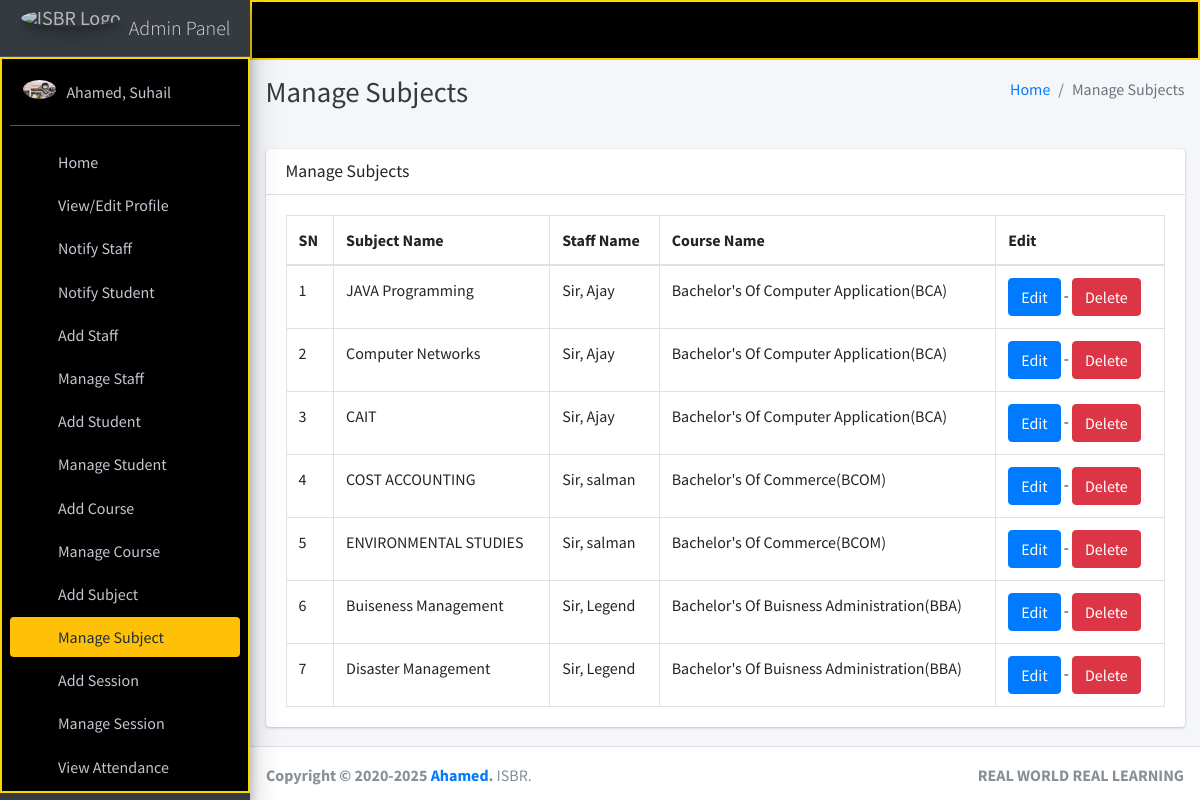
Page /subject/manage/ (signed in) on the earlier database version.
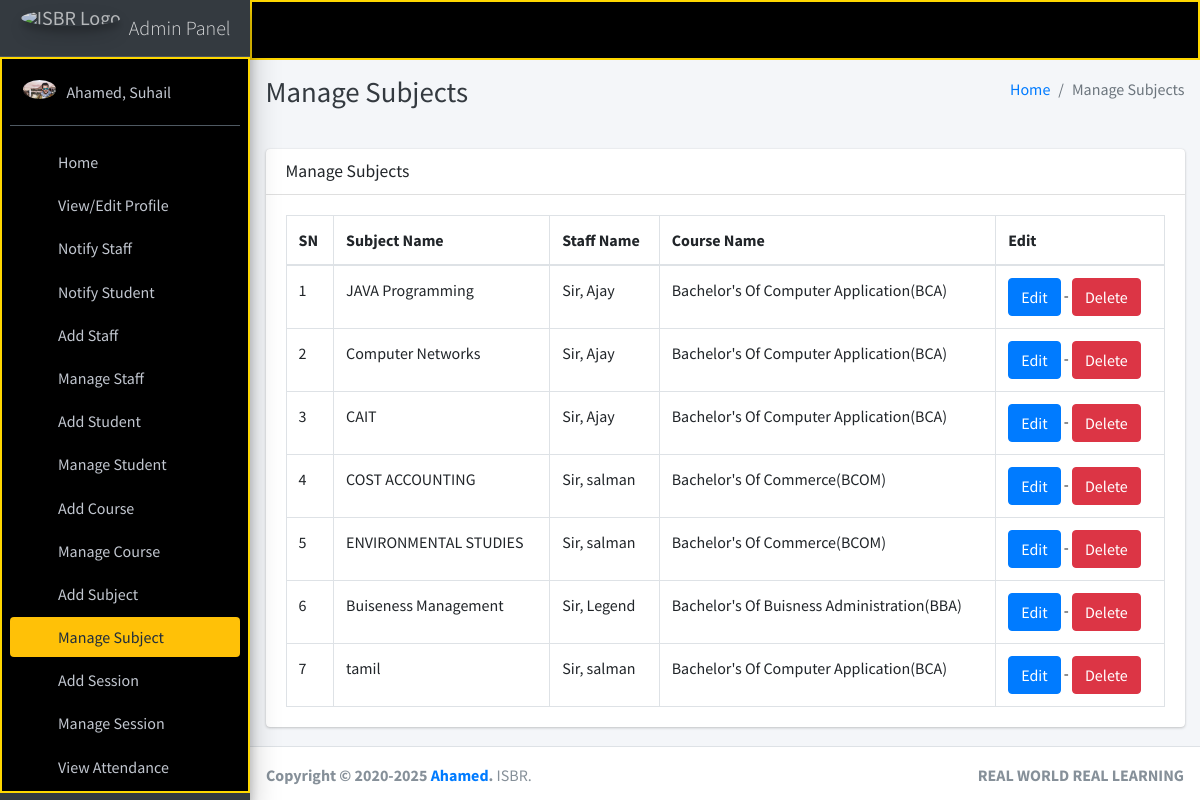
Same page on the later database version.
### main_app/models.py (models this page shows, shortened)
class Subject(models.Model):
    name = models.CharField(max_length=120)
    staff = models.ForeignKey(Staff,on_delete=models.CASCADE,)
    course = models.ForeignKey(Course, on_delete=models.CASCADE)
    updated_at = models.DateTimeField(auto_now=True)
    created_at = models.DateTimeField(auto_now_add=True)

class Staff(models.Model):
    course = models.ForeignKey(Course, on_delete=models.DO_NOTHING, null=True, blank=False)
    admin = models.OneToOneField(CustomUser, on_delete=models.CASCADE)

class CustomUser(AbstractUser):
    USER_TYPE = ((1, "HOD"), (2, "Staff"), (3, "Student"))
    GENDER = [("M", "Male"), ("F", "Female")]
    username = None  # Removed username, using email instead
    email = models.EmailField(unique=True)
    user_type = models.CharField(default=1, choices=USER_TYPE, max_length=1)
    gender = models.CharField(max_length=1, choices=GENDER)
    profile_pic = models.ImageField()
    address = models.TextField()
    fcm_token = models.TextField(default="")  # For firebase notifications
    created_at = models.DateTimeField(auto_now_add=True)
    updated_at = models.DateTimeField(auto_now=True)
    USERNAME_FIELD = "email"
    REQUIRED_FIELDS = []
    objects = CustomUserManager()
    def __str__(self):
        return self.last_name + ", " + self.first_name

class Course(models.Model):
    name = models.CharField(max_length=120)
    created_at = models.DateTimeField(auto_now_add=True)
    updated_at = models.DateTimeField(auto_now=True)

### main_app/hod_views.py (the view)
# urls.py: path("subject/manage/", hod_views.manage_subject, name='manage_subject'),
def manage_subject(request):
    subjects = Subject.objects.all()
    context = {
        'subjects': subjects,
        'page_title': 'Manage Subjects'
    }
    return render(request, "hod_template/manage_subject.html", context)

### main_app/templates/hod_template/manage_subject.html
{% extends 'main_app/base.html' %}
{% load static %}
{% block page_title %}{{page_title}}{% endblock page_title %}
{% block content %}
<section class="content">
    <div class="container-fluid">
        <div class="row">
            <div class="col-md-12">
                <div class="card">
                    <div class="card-header">
                        <h3 class="card-title">{{page_title}}</h3>
                    </div>
                    <div class="card-body">
                        <table id="example2" class="table table-bordered table-hover">
                            <thead>
                                <tr>
                                    <th>SN</th>
                                    <th>Subject Name</th>
                                    <th>Staff Name</th>
                                    <th>Course Name</th>
                                    <th>Edit</th>
                                </tr>
                            </thead>
                            <tbody>
                                {% for subject in subjects %}
                                <tr>
                                    <td>{{ forloop.counter }}</td>
                                    <td>{{subject.name}}</td>
                                    <td>{{subject.staff.admin}}</td>
                                    <td>{{subject.course.name}}</td>
                                    <td>
                                        <a href="{% url 'edit_subject' subject.id %}" class="btn btn-primary">Edit</a> -
                                        <a href="{% url 'delete_subject' subject.id %}" onclick="return confirm('Are you sure you want to delete this ?')" class="btn btn-danger">Delete</a>
                                    </td>
                                </tr>
                                {% endfor %}
                            </tbody>
                        </table>
                    </div>
                </div>
            </div>
        </div>
    </div>
</section>
{% endblock content %}

Differences in the rows shown:
removed Subject: name "Disaster Management", staff.admin "Sir, Legend", course.name "Bachelor's Of Buisness Administration(BBA)"
added Subject: name "tamil", staff.admin "Sir, salman", course.name "Bachelor's Of Computer Application(BCA)"
